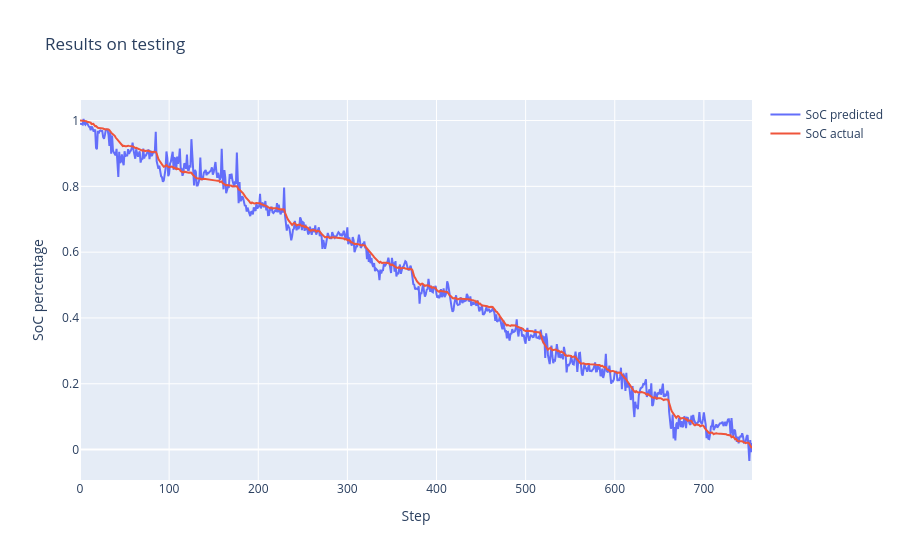
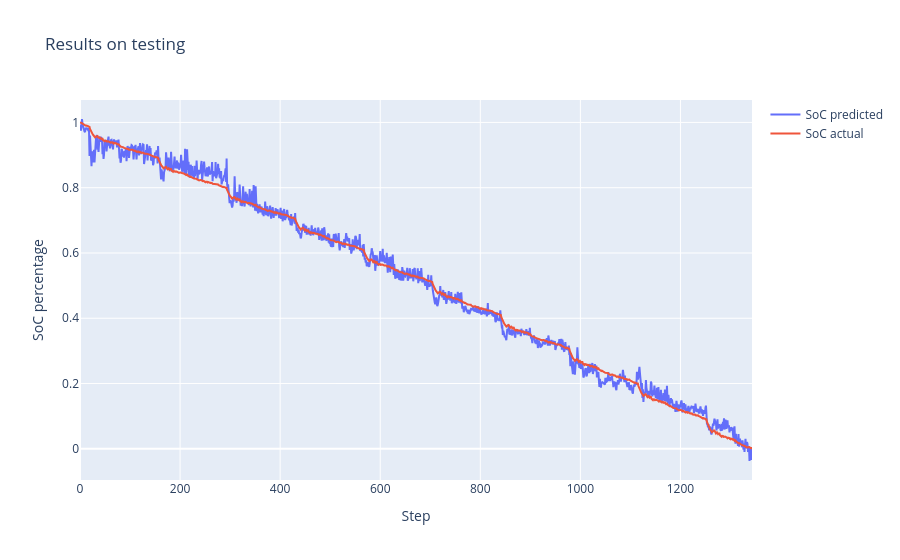
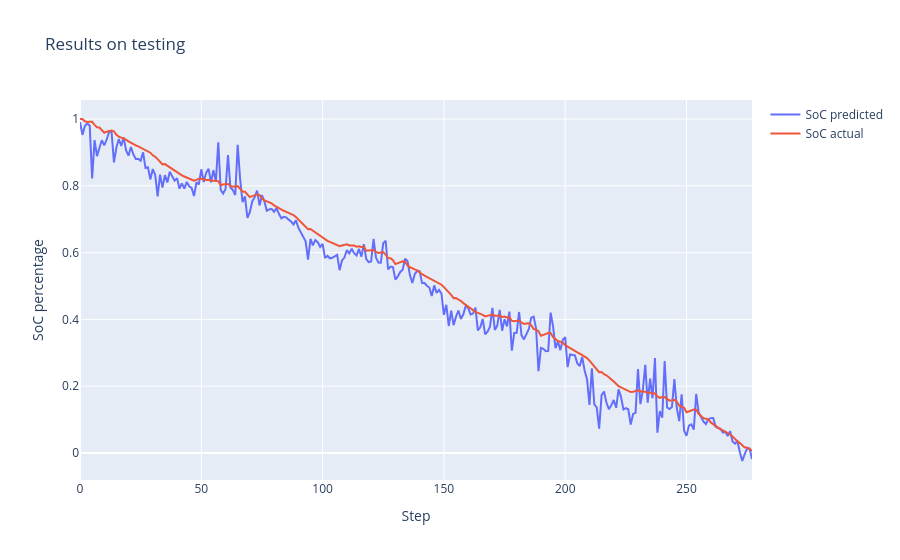
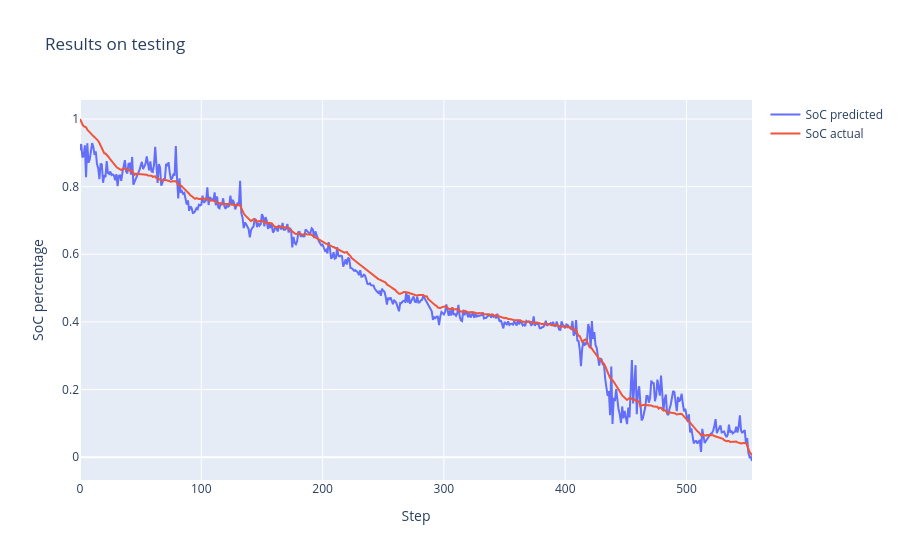

Notebook cell for these charts, in order:
### Markdown cell above
## 0C

### Code cell
test_x, test_y = get_test_data(['0degC/589_LA92', 
                                '0degC/589_UDDS', 
                                '0degC/589_US06', 
                                #'0degC/589_HWFET', 
                                '0degC/590_Mixed7'])
print(model.evaluate(test_x, test_y))

show_result('0degC/589_LA92', '0degC_589_LA92')
show_result('0degC/589_UDDS', '0degC_589_UDDS')
show_result('0degC/589_US06', '0degC_589_US06')
#show_result('0degC/589_HWFET', '0degC_589_HWFET')
show_result('0degC/590_Mixed7', '0degC_590_Mixed7')

### Figure 1 — Plotly figure (JSON) as saved in the notebook; plotly's stock layout.template omitted (floating-point values rounded to 4 significant figures; data arrays with more than 128 entries replaced by an {"elided": "..."} marker saying what was removed)
{"data": [{"mode": "lines", "name": "SoC predicted", "type": "scatter", "y": {"elided": "755 float values"}}, {"mode": "lines", "name": "SoC actual", "type": "scatter", "y": {"elided": "755 float values"}}], "layout": {"autosize": true, "title": {"text": "Results on testing"}, "xaxis": {"autorange": true, "range": [0, 754], "title": {"text": "Step"}}, "yaxis": {"autorange": true, "range": [-0.09252, 1.062], "title": {"text": "SoC percentage"}, "type": "linear"}}}

### Figure 2 — Plotly figure (JSON) as saved in the notebook; plotly's stock layout.template omitted (floating-point values rounded to 4 significant figures; data arrays with more than 128 entries replaced by an {"elided": "..."} marker saying what was removed)
{"data": [{"mode": "lines", "name": "SoC predicted", "type": "scatter", "y": {"elided": "1344 float values"}}, {"mode": "lines", "name": "SoC actual", "type": "scatter", "y": {"elided": "1344 float values"}}], "layout": {"autosize": true, "title": {"text": "Results on testing"}, "xaxis": {"autorange": true, "range": [0, 1343], "title": {"text": "Step"}}, "yaxis": {"autorange": true, "range": [-0.09556, 1.069], "title": {"text": "SoC percentage"}, "type": "linear"}}}

### Figure 3 — Plotly figure (JSON) as saved in the notebook; plotly's stock layout.template omitted (floating-point values rounded to 4 significant figures; data arrays with more than 128 entries replaced by an {"elided": "..."} marker saying what was removed)
{"data": [{"mode": "lines", "name": "SoC predicted", "type": "scatter", "y": {"elided": "278 float values"}}, {"mode": "lines", "name": "SoC actual", "type": "scatter", "y": {"elided": "278 float values"}}], "layout": {"autosize": true, "title": {"text": "Results on testing"}, "xaxis": {"autorange": true, "range": [0, 277], "title": {"text": "Step"}}, "yaxis": {"autorange": true, "range": [-0.08083, 1.057], "title": {"text": "SoC percentage"}, "type": "linear"}}}

### Figure 4 — Plotly figure (JSON) as saved in the notebook; plotly's stock layout.template omitted (floating-point values rounded to 4 significant figures; data arrays with more than 128 entries replaced by an {"elided": "..."} marker saying what was removed)
{"data": [{"mode": "lines", "name": "SoC predicted", "type": "scatter", "y": {"elided": "555 float values"}}, {"mode": "lines", "name": "SoC actual", "type": "scatter", "y": {"elided": "555 float values"}}], "layout": {"autosize": true, "title": {"text": "Results on testing"}, "xaxis": {"autorange": true, "range": [0, 554], "title": {"text": "Step"}}, "yaxis": {"autorange": true, "range": [-0.06753, 1.056], "title": {"text": "SoC percentage"}, "type": "linear"}}}
